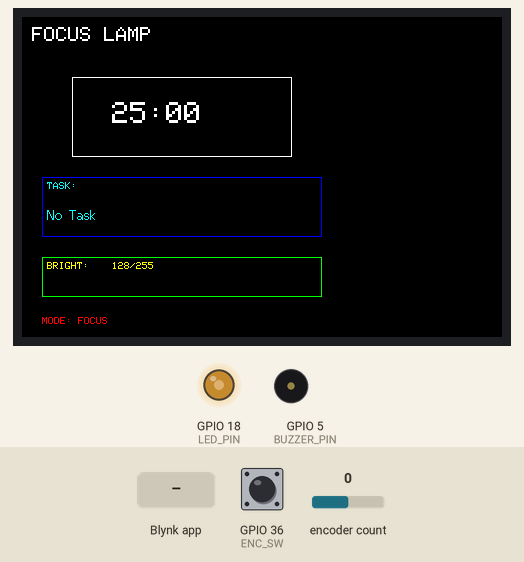
A program run on a simulated ESP32. Shown: 480×320 colour display, output pins drawn as LEDs (lit = HIGH), buzzer (waves = sounding, pin HIGH). The inputs (shaded band) are chosen by the test bench; at power-on: encoder count 0, GPIO 36 (ENC_SW) HIGH. WiFi joins after 1.5 s; servers stay silent unless stated.

Above: at 3.4 s.
3.5 s: encoder count set to 4
At 4.6 s:
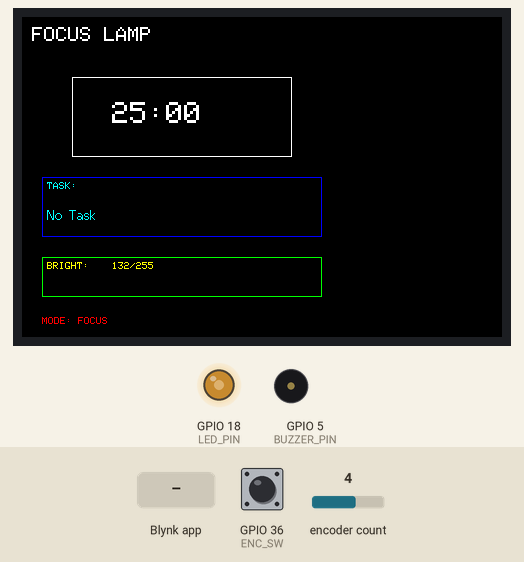
6.5 s: GPIO 36 (ENC_SW) pulled LOW for 0.15 s
At 8.9 s:
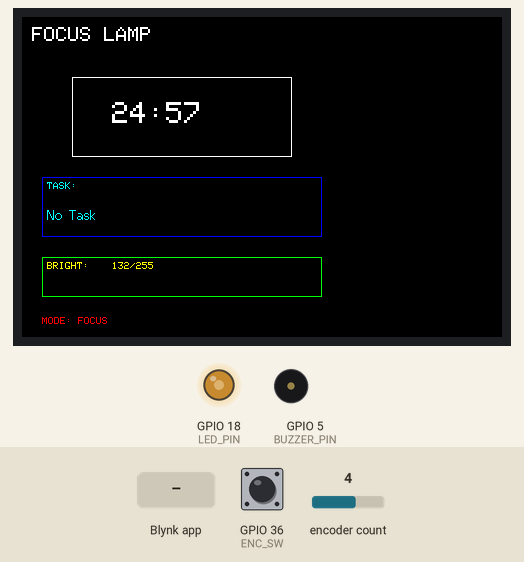
9.0 s: GPIO 36 (ENC_SW) pulled LOW for 1 s
13.0 s: Blynk app writes 1 to V3
16.0 s: Blynk app writes 0 to V3
19.0 s: encoder count set to 5
At 20.4 s:
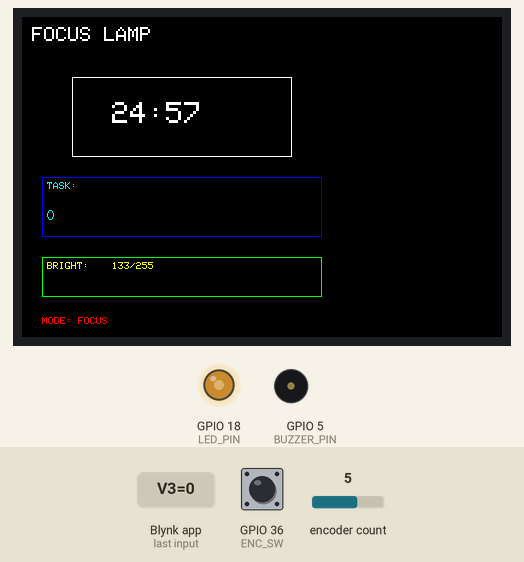
Timing chart, 0 to 22.0 s (numbered marks = the images above; inputs shaded):
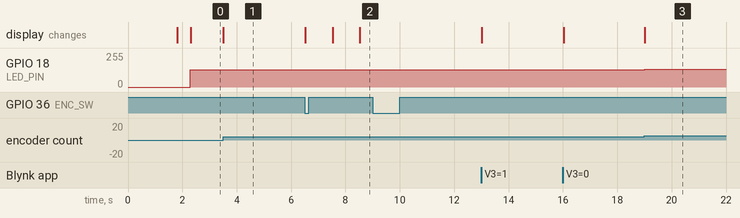

The program:

main.cpp
```cpp
#include "config.h"
#include "lamp_handler.h"
#include "sensors_handler.h"
#include "inputs_handler.h"
#include "timer_handler.h"
#include "connectivity_handler.h"
#include "ui_handler.h"

// Global Variables Definition
TFT_eSPI tft = TFT_eSPI();
int currentBrightness = 0;
bool isFocusMode = true;
int timerSeconds = POMODORO_DURATION;
bool timerRunning = false;
String currentTask = "No Task";

// --- THESE WERE MISSING ---
int manualBrightness = 128;
bool manualMode = false;

void setup() {
  Serial.begin(115200);

  initLamp();
  initSensors();
  initInputs();
  initTimer();
  initConnectivity();
  initUI();

  drawMainUI();
  updateUI();
}

void loop() {
  handleInputs();

  // Only run auto-brightness if user hasn't taken manual control
  if (!manualMode) {
    handleSensors();
  }

  handleTimer();
  runConnectivity();
  updateUI();
}
```

connectivity_handler.h
```cpp
#ifndef CONNECTIVITY_HANDLER_H
#define CONNECTIVITY_HANDLER_H

#include "config.h"
#include <WiFi.h>

// Initialize WiFi and Blynk
void initConnectivity();

// Send timer status to Blynk
void sendTimerStatusToBlynk(int minutes, int seconds, int mode);

// Send current task to Blynk
void sendTaskToBlynk();

// Run Blynk connection
void runConnectivity();

// Blynk write function for task
void blynkWriteV3(const String& param);

#endif
```

inputs_handler.h
```cpp
#ifndef INPUTS_HANDLER_H
#define INPUTS_HANDLER_H

#include "config.h"
#include <AiEsp32RotaryEncoder.h>

// Initialize input devices
void initInputs();

// Handle input events (rotary encoder rotation and button press)
void handleInputs();

#endif
```

lamp_handler.h
```cpp
#ifndef LAMP_HANDLER_H
#define LAMP_HANDLER_H

#include "config.h"

// Initialize LED PWM and buzzer
void initLamp();

// Set lamp brightness (0-255)
void setLampBrightness(int level);

#endif
```

sensors_handler.h
```cpp
#ifndef SENSORS_HANDLER_H
#define SENSORS_HANDLER_H

#include "config.h"
#include <Wire.h>
#include <BH1750.h>

// Initialize sensors
void initSensors();

// Handle sensor readings and auto-brightness
void handleSensors();

#endif
```

timer_handler.h
```cpp
#ifndef TIMER_HANDLER_H
#define TIMER_HANDLER_H

#include "config.h"

// Timer modes
#define TIMER_MODE_FOCUS 0
#define TIMER_MODE_SHORT_BREAK 1
#define TIMER_MODE_LONG_BREAK 2

// Initialize timer
void initTimer();

// Handle timer countdown
void handleTimer();

// Start the current timer
void startTimer(int mode);

// Stop the current timer
void stopTimer();

// Reset timer to appropriate duration based on mode
void resetTimer();

// Switch between focus and break modes
void switchTimerMode();

#endif
```

ui_handler.h
```cpp
#ifndef UI_HANDLER_H
#define UI_HANDLER_H

#include "config.h"

// Initialize UI
void initUI();

// Draw main UI elements
void drawMainUI();

// Update UI with current values
void updateUI();

// Update timer display only
void updateTimerDisplay();

// Update task display only
void updateTaskDisplay();

// Update brightness display only
void updateBrightnessDisplay();

#endif
```

connectivity_handler.cpp
```cpp
#include "config.h"
#include "connectivity_handler.h"
#include "timer_handler.h"
#include <BlynkSimpleEsp32.h>

void initConnectivity() {
  // Credentials from platformio.ini are automatically used here
  Blynk.begin(BLYNK_AUTH_TOKEN, WIFI_SSID, WIFI_PASS);
}

void sendTimerStatusToBlynk(int minutes, int seconds, int mode) {
  if (Blynk.connected()) {
    Blynk.virtualWrite(V0, minutes);
    Blynk.virtualWrite(V1, seconds);
    Blynk.virtualWrite(V2, mode);
  }
}

void sendTaskToBlynk() {
  if (Blynk.connected()) {
    Blynk.virtualWrite(V3, currentTask);
  }
}

void runConnectivity() {
  Blynk.run();
}

void blynkWriteV3(const String& param) {
  currentTask = param;
}

BLYNK_WRITE(V3) {
  blynkWriteV3(param.asString());
}
```

inputs_handler.cpp
```cpp
#include "config.h"
#include "inputs_handler.h"
#include "timer_handler.h"
#include "lamp_handler.h"

static AiEsp32RotaryEncoder rotaryEncoder = AiEsp32RotaryEncoder(ENC_CLK, ENC_DT, ENC_SW, -1, 4);

void IRAM_ATTR readEncoderISR() {
  rotaryEncoder.readEncoder_ISR();
}

void initInputs() {
  rotaryEncoder.begin();
  rotaryEncoder.setup(readEncoderISR);
  rotaryEncoder.setBoundaries(0, 255, false);
  rotaryEncoder.setEncoderValue(128);

  pinMode(ENC_SW, INPUT);
  attachInterrupt(digitalPinToInterrupt(ENC_SW), []() {
    static unsigned long lastInterruptTime = 0;
    unsigned long interruptTime = millis();

    if (interruptTime - lastInterruptTime > 200) {
      if (timerRunning) {
          stopTimer();
      } else {
          startTimer(0);
      }
      lastInterruptTime = interruptTime;
    }
  }, FALLING);
}

void handleInputs() {
  if (rotaryEncoder.encoderChanged()) {
      manualBrightness = rotaryEncoder.readEncoder();
      manualMode = true;
      setLampBrightness(manualBrightness);
  }
}
```

lamp_handler.cpp
```cpp
#include "config.h"
#include "lamp_handler.h"

void initLamp() {
  // Initialize PWM for LED control
  ledcSetup(0, 5000, 8);  // Channel 0, 5KHz, 8-bit
  ledcAttachPin(LED_PIN, 0);

  // Initialize buzzer pin
  pinMode(BUZZER_PIN, OUTPUT);
  digitalWrite(BUZZER_PIN, LOW);

  setLampBrightness(0);  // Start with lamp off
}

void setLampBrightness(int level) {
  if (level < 0) level = 0;
  if (level > 255) level = 255;

  currentBrightness = level;
  ledcWrite(0, level);
}
```

sensors_handler.cpp
```cpp
#include "config.h"
#include "lamp_handler.h"
#include "sensors_handler.h"

static BH1750 lightMeter;

void initSensors() {
  Wire.begin(LIGHT_SENSOR_SDA, LIGHT_SENSOR_SCL);
  lightMeter.begin();
}

void handleSensors() {
  if (manualMode) return;  // Don't auto-adjust when in manual mode

  float lux = lightMeter.readLightLevel();

  // Map lux to brightness level (0-255)
  int autoBrightness = map(constrain(lux, 0, 1000), 0, 1000, 20, 255);

  setLampBrightness(autoBrightness);
}
```

timer_handler.cpp
```cpp
#include "config.h"
#include "timer_handler.h"
#include "ui_handler.h"
#include "connectivity_handler.h"

static unsigned long lastTimerUpdate = 0;
static int timerMode = TIMER_MODE_FOCUS;

void initTimer() {
  timerMode = TIMER_MODE_FOCUS;
  timerSeconds = POMODORO_DURATION;
  timerRunning = false;
}

void handleTimer() {
  if (!timerRunning) return;

  if (millis() - lastTimerUpdate >= 1000) {  // Update every second
    timerSeconds--;
    lastTimerUpdate = millis();

    if (timerSeconds <= 0) {
      // Timer completed
      timerRunning = false;
      // Buzz the buzzer for 1 second
      digitalWrite(BUZZER_PIN, HIGH);
      delay(1000);
      digitalWrite(BUZZER_PIN, LOW);

      // Switch to break mode if coming from focus
      if (timerMode == TIMER_MODE_FOCUS) {
        timerMode = TIMER_MODE_SHORT_BREAK;
        timerSeconds = SHORT_BREAK_DURATION;
      } else {
        timerMode = TIMER_MODE_FOCUS;
        timerSeconds = POMODORO_DURATION;
      }
    }

    // Send updates to Blynk
    int minutes = timerSeconds / 60;
    int seconds = timerSeconds % 60;
    sendTimerStatusToBlynk(minutes, seconds, timerMode);
  }
}

void startTimer(int mode) {
  timerMode = mode;
  if (mode == TIMER_MODE_FOCUS) {
    timerSeconds = POMODORO_DURATION;
  } else if (mode == TIMER_MODE_SHORT_BREAK) {
    timerSeconds = SHORT_BREAK_DURATION;
  } else {
    timerSeconds = LONG_BREAK_DURATION;
  }
  timerRunning = true;
}

void stopTimer() {
  timerRunning = false;
}

void resetTimer() {
  if (timerMode == TIMER_MODE_FOCUS) {
    timerSeconds = POMODORO_DURATION;
  } else {
    timerSeconds = SHORT_BREAK_DURATION;  // Default to short break
  }
}

void switchTimerMode() {
  if (timerMode == TIMER_MODE_FOCUS) {
    timerMode = TIMER_MODE_SHORT_BREAK;
    timerSeconds = SHORT_BREAK_DURATION;
  } else {
    timerMode = TIMER_MODE_FOCUS;
    timerSeconds = POMODORO_DURATION;
  }
}
```

ui_handler.cpp
```cpp
#include "config.h"
#include "ui_handler.h"

static int lastTimerMinutes = -1;
static int lastTimerSeconds = -1;
static String lastTask = "";
static int lastBrightness = -1;

void initUI() {
  tft.init();
  tft.setRotation(1);  // Landscape mode
  tft.fillScreen(TFT_BLACK);
}

void drawMainUI() {
  tft.fillScreen(TFT_BLACK);

  // Title
  tft.setTextColor(TFT_WHITE);
  tft.setTextSize(2);
  tft.drawString("FOCUS LAMP", 10, 10);

  // Timer display area
  tft.drawRect(50, 60, 220, 80, TFT_WHITE);
  tft.setTextSize(3);

  // Task display
  tft.drawRect(20, 160, 280, 60, TFT_BLUE);
  tft.setTextSize(1);
  tft.setTextColor(TFT_CYAN);
  tft.drawString("TASK:", 25, 165);

  // Brightness display
  tft.drawRect(20, 240, 280, 40, TFT_GREEN);
  tft.setTextSize(1);
  tft.setTextColor(TFT_YELLOW);
  tft.drawString("BRIGHT:", 25, 245);

  // Mode indicator
  tft.setTextSize(1);
  tft.setTextColor(TFT_RED);
  tft.drawString("MODE: FOCUS", 20, 300);
}

void updateUI() {
  updateTimerDisplay();
  updateTaskDisplay();
  updateBrightnessDisplay();
}

void updateTimerDisplay() {
  int minutes = timerSeconds / 60;
  int seconds = timerSeconds % 60;

  if (minutes != lastTimerMinutes || seconds != lastTimerSeconds) {
    tft.setTextSize(3);
    tft.setTextColor(TFT_WHITE);
    tft.fillRect(60, 70, 200, 60, TFT_BLACK);

    char timeStr[10];
    sprintf(timeStr, "%02d:%02d", minutes, seconds);
    tft.drawString(timeStr, 90, 85);

    lastTimerMinutes = minutes;
    lastTimerSeconds = seconds;
  }

  // Update mode indicator
  tft.fillRect(20, 300, 150, 20, TFT_BLACK);
  tft.setTextSize(1);
  tft.setTextColor(TFT_RED);
  if (isFocusMode) {
    tft.drawString("MODE: FOCUS", 20, 300);
  } else {
    tft.drawString("MODE: BREAK", 20, 300);
  }
}

void updateTaskDisplay() {
  if (currentTask != lastTask) {
    tft.setTextSize(1);
    tft.setTextColor(TFT_CYAN);
    tft.fillRect(25, 185, 270, 30, TFT_BLACK);
    tft.drawString(currentTask, 25, 190, 2);  // Using text wrapping font 2

    lastTask = currentTask;
  }
}

void updateBrightnessDisplay() {
  int brightness = manualMode ? manualBrightness : currentBrightness;

  if (brightness != lastBrightness) {
    tft.setTextSize(1);
    tft.setTextColor(TFT_YELLOW);
    tft.fillRect(90, 245, 200, 20, TFT_BLACK);

    char brightStr[10];
    sprintf(brightStr, "%d/255", brightness);
    tft.drawString(brightStr, 90, 245);

    lastBrightness = brightness;
  }
}
```

config.h
```cpp
#ifndef CONFIG_H
#define CONFIG_H

#include <Arduino.h>
#include <TFT_eSPI.h>

// Credentials are now in platformio.ini

// Pin Definitions
#define ENC_CLK 35
#define ENC_DT 34
#define ENC_SW 36
#define LIGHT_SENSOR_SDA 21
#define LIGHT_SENSOR_SCL 22
#define LED_PIN 18  // Safe Pin (Moved from 2)
#define BUZZER_PIN 5

// Timer Constants
#define POMODORO_DURATION 1500
#define SHORT_BREAK_DURATION 300
#define LONG_BREAK_DURATION 900

// Global Variables
extern TFT_eSPI tft;
extern int currentBrightness;
extern bool isFocusMode;
extern int timerSeconds;
extern bool timerRunning;
extern String currentTask;
extern int manualBrightness;
extern bool manualMode;

// Function Prototype
void sendTimerStatusToBlynk(int minutes, int seconds, int mode);

#endif
```

Measured:
- after the input at 3.5 s, GPIO 18 (LED_PIN): 128/255 → 131/255 at once; the display: changes at once (image 1)
- after the input at 6.5 s, the display: first changes at once (image 2 shows a later state)
- after the input at 9.0 s, every drawn part: stays the same
- after the input at 19.0 s, GPIO 18 (LED_PIN): 131/255 → 132/255 at once; the display: changes at once (image 3)
